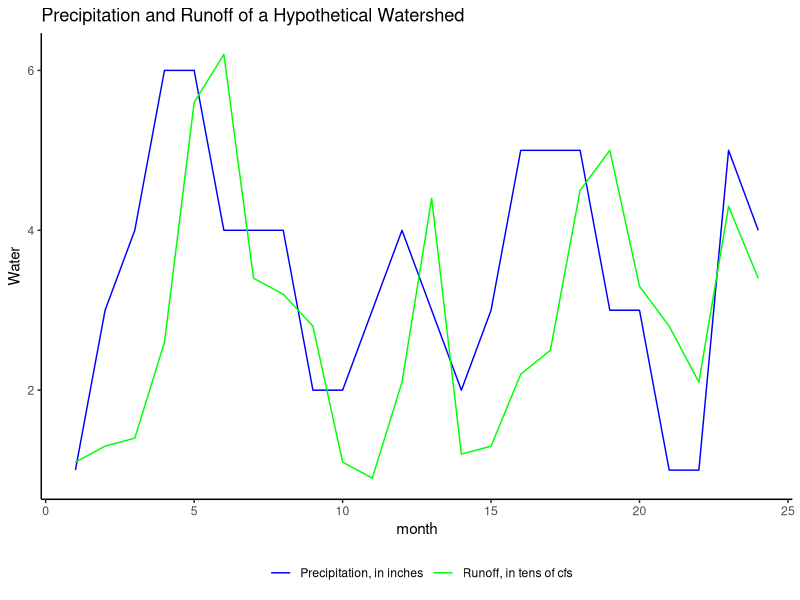
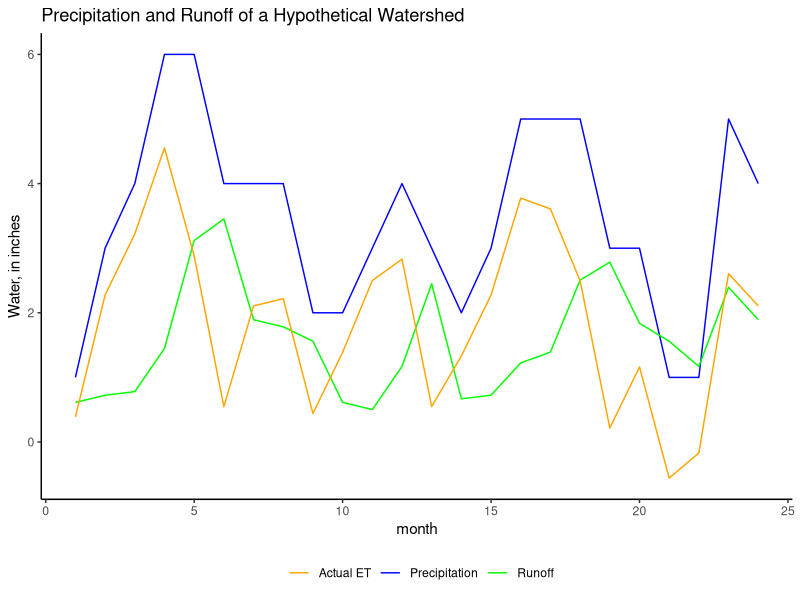

The R script that drew these images, in order:
## ---- chunk 1
knitr::opts_chunk$set(echo = TRUE, warning = FALSE, message = FALSE)
## ---- chunk 2
# If you need to you should 'install.packages("here")'
library("tidyverse") # load the tidyverse package 
# library("lubridate")
# library("janitor")
library("here")
here::here() # this checks where R thinks the working directory is...
## ---- chunk 3
# monthly total precipitation in inches for a 150-square mile watershed
precip <- c(1, 3, 4, 6, 6, 4, 4, 4, 2, 2, 3, 4, 3, 2, 3, 5, 5, 5, 3, 3,
            1, 1, 5, 4) # vector
precip <- as.data.frame(precip) %>%      # vector -> data.frame
  rename(P_in = precip) # avoid problems by renaming the variable 

# daily average streamflow in cfs
streamflow <- c(11, 13, 14, 26, 56, 62, 34, 32, 28, 11, 9, 21, 44, 12, 13, 22, 25, 45, 50, 33, 28, 21, 43, 34) # vector

streamflow <- as.data.frame(streamflow) %>%   # vector -> data.frame
  rename(Q_cfs = streamflow)  # rename the variable 

# bind the dataframes together with bind_col
data <- bind_cols(precip, streamflow)
rm(precip, streamflow)

# add on the area to the dataframe and make a column for months
data <- data %>%
  mutate(area_sqmi = 20)

data$month <- rownames(data)  # take the rownames and make them months

data <- data %>%
  mutate(month = as.integer(month)) %>%   # character -> integer
  select(month,area_sqmi, everything())  # arrange order of cols
## ---- chunk 4
ggplot(data, aes(month)) +
  geom_line(aes(y = P_in, color = "Precipitation, in inches")) +
  geom_line(aes(y = Q_cfs/10, color = "Runoff, in tens of cfs")) +
  scale_colour_manual(values = c("blue", "green")) +
  ggtitle("Precipitation and Runoff of a Hypothetical Watershed") +
  theme_classic() +
  ylab("Water") +
  labs(color = '') +
  theme(legend.position = "bottom")


## ---- chunk 5
# check on the summary of the data
summary(data)
## ---- chunk 6
# the average precip is about 3.5 in/mo = 42 in/yr
P_ave <- 3.5 # in/mo
# the streamflow is about 19 cfs
Q_ave <- 27 # cubic feet per second
area <- 20 # sqmi
# lets use that information to help us to make sure we are on track

# for precip
P_vol <- P_ave/12 * area * 640   # in -> ft & sqmi -> acre, so acre-ft/mon
# that's about 3,700 acre feet of water per month.

# for streamflow
Q_vol <- Q_ave * 1.98 * 30 # cfs -> acre-ft/day & day -> mon, so acre-ft/mon
# thats 1,600 acre-feet of water per month

P_Q_ratio <- Q_vol/P_vol
# so we can guess there is about 40% as runoff
## ---- chunk 7
# Calculate an effective depth of streamflow, or Q / A = depth/time
# we could do this many different ways.  This way uses acre-ft

# calculate watershed area in acres
data <- data %>%
  mutate(area_acres = area_sqmi * 640)

# calculate streamflow volume as acre-ft/day & acre-ft/month
data <- data %>%
  mutate(Q_acft_mo = Q_cfs * 59.4) 

# calculate streamflow and AET as inches per month
data <- data %>%
  mutate(Q_in = 12* Q_acft_mo/area_acres) %>%
  select(-area_acres) %>%
  select(-Q_acft_mo) %>%
  mutate(AET = P_in - Q_in)

# Calculate overall water budget
# start by removing the old values 
rm(area, P_ave, P_Q_ratio, P_vol, Q_ave, Q_vol)
P_sum = sum(data$P_in)
Q_sum = sum(data$Q_in)
AET_sum = sum(data$AET)
AET_percent = AET_sum/P_sum
Q_percent = Q_sum/P_sum
## ---- chunk 8
ggplot(data, aes(month)) +
  geom_line(aes(y = P_in, color = "Precipitation")) +
  geom_line(aes(y = Q_in, color = "Runoff")) +
  geom_line(aes(y = AET, color = "Actual ET")) +
  scale_colour_manual(values = c("orange", "blue", "green")) +
  ggtitle("Precipitation and Runoff of a Hypothetical Watershed") +
  theme_classic() +
  ylab("Water, in inches") +
  labs(color = '') +
  theme(legend.position = "bottom")
